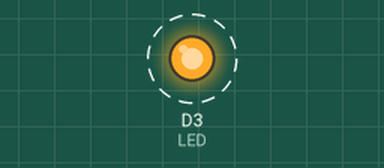
A sketch run on a simulated ESP8266 (NodeMCU). Parts: output pins drawn as LEDs (lit = HIGH). Dashed ring = blinking.

Above: at 0.5 s.
Timing chart, 0 to 4.6 s (numbered marks = the images above):
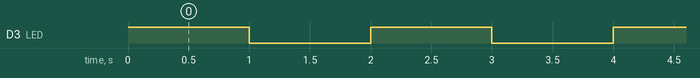

The sketch:

LED-BLINK.ino
```cpp
#define LED D3 // Led in NodeMCU at pin GPIO16 (D0).
void setup() {
pinMode(LED, OUTPUT); // set the digital pin as output.
}
void loop() {
digitalWrite(LED, HIGH);// turn the LED off.(Note that LOW is the voltage level but actually
                      //the LED is on; this is because it is acive low on the ESP8266.
delay(1000);          // wait for 1 second.
digitalWrite(LED, LOW); // turn the LED on.
delay(1000);         // wait for 1 second.
}
```

Measured:
- by itself, D3 (LED): alternates HIGH for 1.0 s and LOW for 1.0 s
